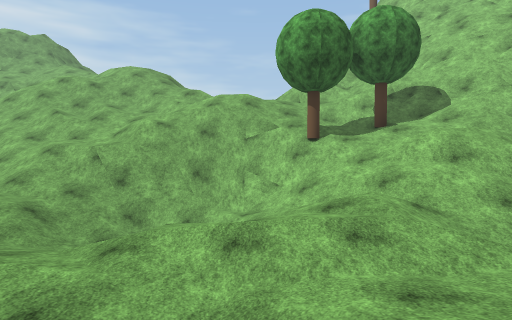
[1] (above)

19 first-person views from a walk through a scene from a Unity 3-D project. The camera is 1.5 m above the floor, tilts 2° down and sees 75° across. The floor is counted in squares, 2 m on a side. Each view is taken from the middle of a square. On the plan, view 1 faces up. The plan holds only what a view shows up to about 11 squares ahead; the rest is blank. The place goes on beyond the plan. Some trees and plants on the terrain are drawn as simple stand-ins. Surface patterns are stand-ins for the level's own textures.

[2]
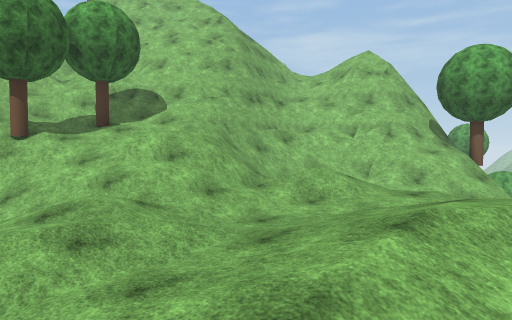

[3]
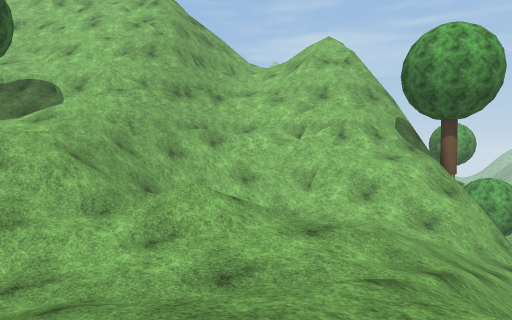

[4]
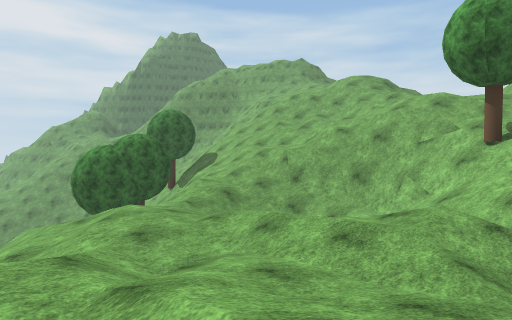

[5]
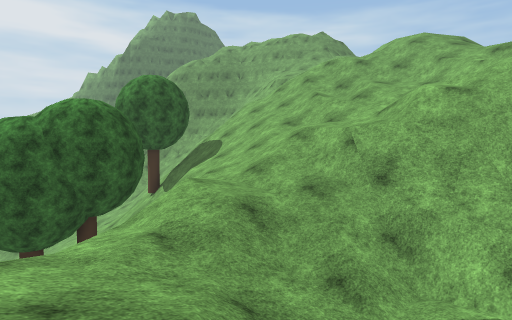

[6]
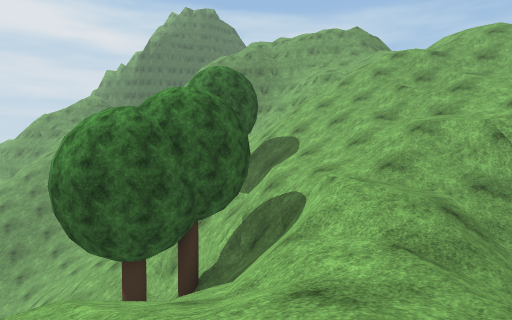

[7]
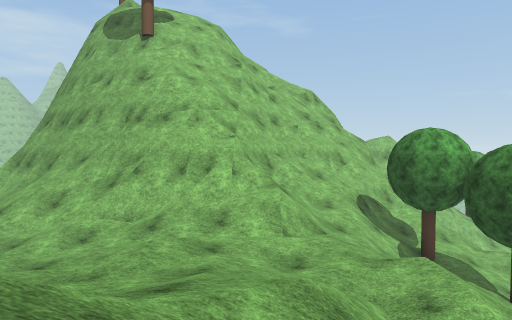

[8]
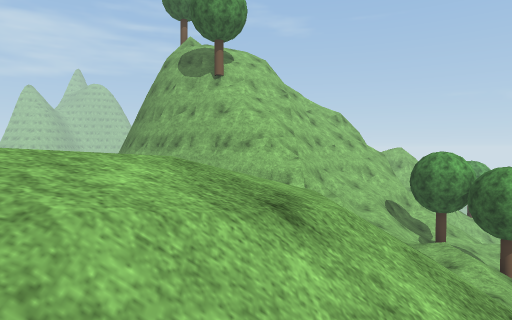

[9]
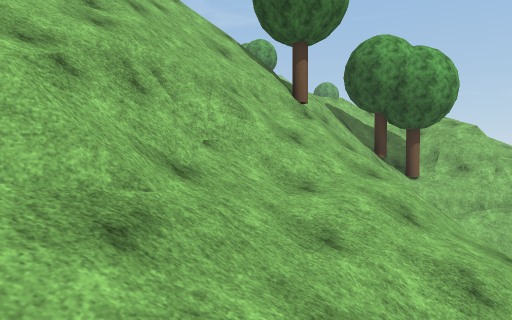

[10]
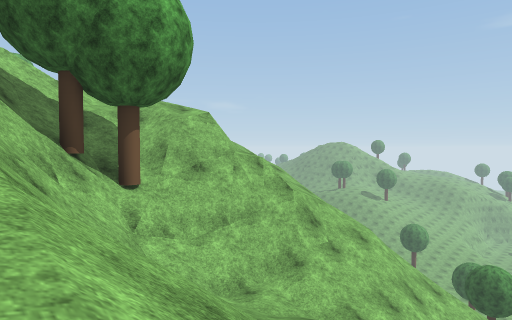

[11]
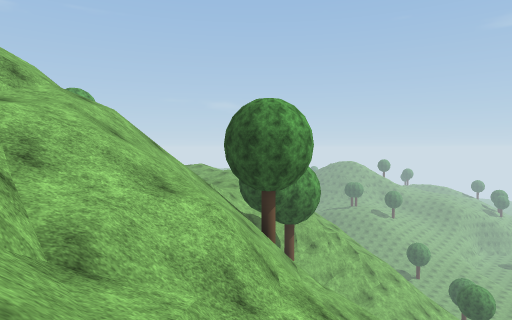

[12]
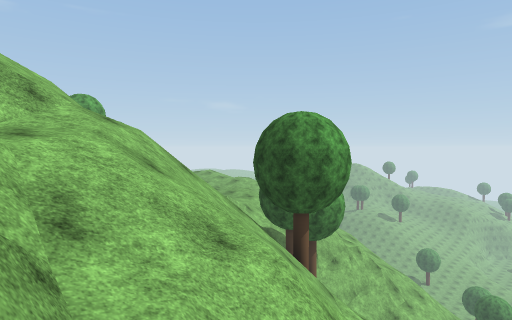

[13]
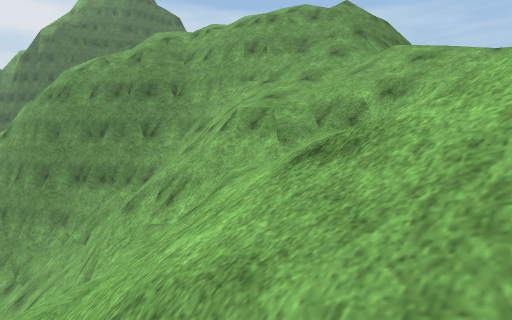

[14]
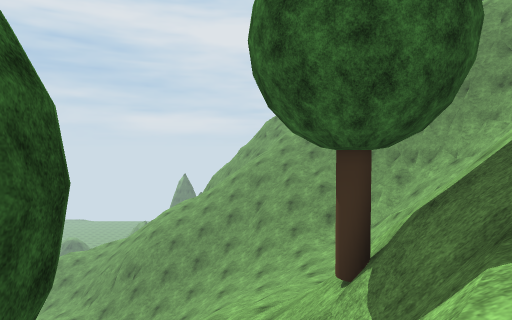

[15]
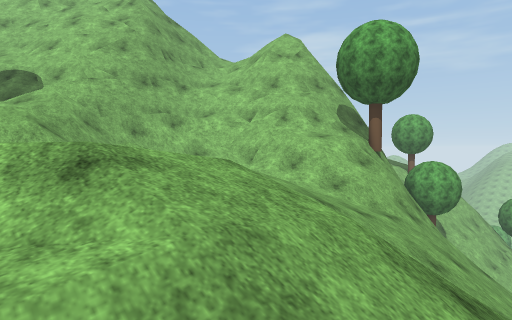

[16]
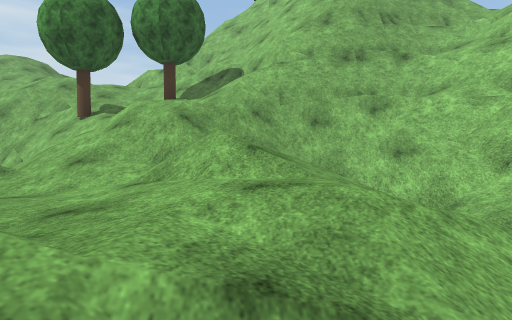

[17]
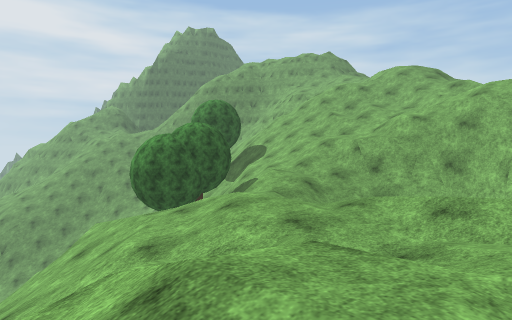

[18]
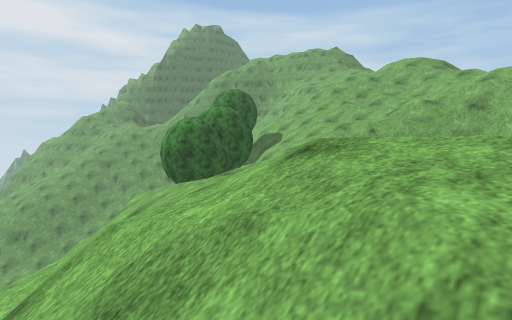

[19]
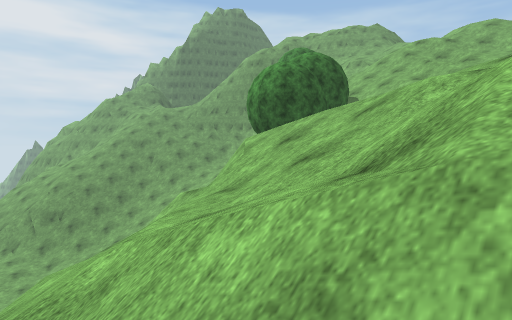

### Floor plan
Key: @ floor where view 1 was taken; # wall or solid block; x gap in a wall; . main floor; - floor 1.5 m lower than the main floor; : floor 1.5 m higher than the main floor; + floor 3.25 m higher than the main floor; _ floor 3.25 m lower than the main floor; * floor 4.75 m higher than the main floor; % floor 6.5 m higher than the main floor; & floor 8 m higher than the main floor; $ floor 9.5 m higher than the main floor; / step, stairs or slope; = window, fence, low wall or low ledge; v drop or lower ground; O other object.
Columns run from 18 left of view 1 to 14 right of it. Each row starts with its distance up from view 1.
 18   #=//////        *//# #O
 17   #v///=// /$    **/## #OO
 16   # v=#// ////  %%//### v
 15 ######// /&//////%%/###
 14 #///##= /%///////////=###
 13 ////////=/////////*///=##
 12 /// /////////////*//////#
 11 /////=/////////////////=##    #=
 10  /=x##////////////=///O/#######/
  9 /////==//////://///:+++//####v//
  8 ///////O#=/////#=/=//////####*
  7 //////////=///////-///++////###
  6 ////////#v#x#.//_ /.////////=##v
  5 ////=///=##////////////// //####
  4        ///#///../...////// ///###
  3        //##///...././../// -///O
  2       ///###/-//../././.../-///vv
  1       ///#==///-/////..///////##
  0       ///===//////@.//.////////
 -1       ////////////// ///  /////
 -2       /// ////////// ///
 -3             vv///

Positions as (right, up) in squares from view 1, and headings:
1: (0, 0), facing up
2: (0, 0), facing up-right
3: (3, 0), facing up-right
4: (3, 0), facing up-left
5: (-1, 3), facing up-left
6: (-3, 2), facing up-left
7: (-5, 14), facing right
8: (-8, 16), facing right
9: (-18, 9), facing right
10: (-14, 7), facing down-right
11: (-16, 14), facing down-right
12: (-15, 14), facing down-right
13: (-8, 12), facing up-left
14: (-7, 7), facing left
15: (3, -2), facing up-right
16: (6, 0), facing up
17: (1, -1), facing up-left
18: (1, -2), facing up-left
19: (-2, -3), facing up-left
